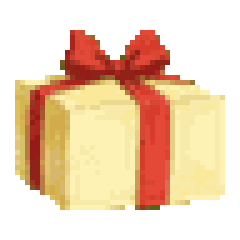
#> input picture characters/kiki/assets/box.gif, 48 x 48 px (shown 5 times larger)
$ python clean_kiki_assets.py
#> lines starting #> are read from the running program, lines starting #| are printed output that depends on the picture
#> in extract_box_png, im is the input picture: PIL image 48x48 P; mean R, G, B, A 116.2, 87.5, 59.9, 131.5
"""
清理琪琪 GIF 边缘绿边，并从 box.gif 导出静态包裹 PNG。

用法（在 doraemon_pet 目录）:
    python -m utils.clean_kiki_assets
"""
from __future__ import annotations

from pathlib import Path

from PIL import Image


ASSETS = Path(__file__).resolve().parent.parent / "characters" / "kiki" / "assets"
# 与 character.json transparent_color 一致
KEY_RGB = (1, 1, 1)


def _is_key_or_transparent(r: int, g: int, b: int, a: int, thr: int = 18) -> bool:
    if a < thr:
        return True
    # near pure key / near-black key
    if r <= 8 and g <= 8 and b <= 8:
        return True
    return False


def _is_fringe_green(r: int, g: int, b: int, a: int) -> bool:
    """高饱和绿 / 抠图绿边（避免误伤裙子上的低饱和橄榄绿需结合邻域）。"""
    if a < 20:
        return False
    # classic chroma / screen green
    if g >= 140 and r <= 120 and b <= 120 and g >= r + 35 and g >= b + 35:
        return True
    if g >= 100 and r <= 90 and b <= 90 and g >= r + 40 and g >= b + 40:
        return True
    # olive fringe often left by bad keys: moderate g dominance near edges
    if g >= 85 and g > r + 28 and g > b + 28 and (r + b) < g + 40:
        return True
    return False


def _neighbors_background(px, w: int, h: int, x: int, y: int) -> bool:
    for dy in (-1, 0, 1):
        for dx in (-1, 0, 1):
            if dx == 0 and dy == 0:
                continue
            nx, ny = x + dx, y + dy
            if nx < 0 or ny < 0 or nx >= w or ny >= h:
                return True
            r, g, b, a = px[nx, ny]
            if _is_key_or_transparent(r, g, b, a):
                return True
    return False


def clean_rgba_frame(im: Image.Image, edge_band: int = 10) -> Image.Image:
    """Edge flood-fill from borders to remove ONLY background green canvas.
    Preserves any internal green pixels (eyes, hair, etc.) because they are not connected to border green.
    """
#> called with edge_band = 4
    fr = im.convert("RGBA")
    w, h = fr.size
#> w = 48; h = 48
    px = fr.load()

    from collections import deque
    visited = set()
    background = set()

    # Flood fill from all border pixels (top, bottom, left, right)
    queue = deque()
    # Top and bottom borders
    for x in range(w):
        queue.append((x, 0))
        queue.append((x, h - 1))
    # Left and right borders
    for y in range(h):
        queue.append((0, y))
        queue.append((w - 1, y))

    while queue:
        x, y = queue.popleft()
        if (x, y) in visited:
            continue
        visited.add((x, y))
        r, g, b, a = px[x, y]
        # Background green is connected green or key
        if _is_fringe_green(r, g, b, a) or _is_key_or_transparent(r, g, b, a):
            background.add((x, y))
            # Add 8-connected neighbors
            for dx in [-1, 0, 1]:
                for dy in [-1, 0, 1]:
                    if dx == 0 and dy == 0:
                        continue
                    nx, ny = x + dx, y + dy
                    if 0 <= nx < w and 0 <= ny < h and (nx, ny) not in visited:
                        queue.append((nx, ny))
#> after the loop, background = 1116 items; visited = 1286 items

    # Set all connected background pixels to key color (transparent)
    for x, y in background:
        px[x, y] = (*KEY_RGB, 0)
#> this loop made 1116 passes
#> (x, y) on passes 1 to 3: (27, 4), (8, 0), (19, 0)

    # Despill for any remaining near-background green cast (keeps internal greens untouched)
    for y in range(h):
        for x in range(w):
            r, g, b, a = px[x, y]
            if _neighbors_background(px, w, h, x, y) and g > r + 15 and g > b + 15 and a > 40:
                ng = min(g, max(r, b) + 12)
                if ng < g:
                    px[x, y] = (r, ng, b, a)

    # Final transparent pass
    for y in range(h):
        for x in range(w):
            r, g, b, a = px[x, y]
            if a < 16:
                px[x, y] = (*KEY_RGB, 0)
    return fr


def frame_to_gif_rgb(fr: Image.Image) -> Image.Image:
    """RGBA → 铺 key 底的 RGB，再转 P（保留透明索引 0）。"""
    rgba = fr.convert("RGBA")
    bg = Image.new("RGBA", rgba.size, (*KEY_RGB, 255))
    composed = Image.alpha_composite(bg, rgba)
    # force near-key low-alpha to exact key
    px = composed.load()
    w, h = composed.size
    for y in range(h):
        for x in range(w):
            r, g, b, a = px[x, y]
            if a < 16 or (r <= 8 and g <= 8 and b <= 8):
                px[x, y] = (*KEY_RGB, 255)
    rgb = composed.convert("RGB")
    # adaptive palette; index 0 reserved roughly for dark key via remapping
    pal = rgb.quantize(colors=255, method=Image.Quantize.MEDIANCUT)
    # ensure key maps close to transparency — rebuild with explicit key at 0
    return _force_key_palette(rgb)


def _force_key_palette(rgb: Image.Image) -> Image.Image:
    """把 KEY_RGB 映射为 palette 索引 0，便于 transparency=0。"""
    # Use adaptive but replace pure-key pixels after
    img = rgb.convert("RGB")
    # paint key pixels as unique marker first? simpler path:
    w, h = img.size
    px = img.load()
    key_set = []
    for y in range(h):
        for x in range(w):
            if px[x, y] == KEY_RGB:
                key_set.append((x, y))
                # temporary bright magenta marker unlikely in art
                px[x, y] = (255, 0, 255)
    pal = img.quantize(colors=255, method=Image.Quantize.MEDIANCUT)
    # find magenta index and key
    pal_rgb = pal.convert("RGB")
    pr = pal_rgb.load()
    # rebuild palette list
    p = pal.getpalette() or []
    # set index 0 to key; remap magenta → 0
    # Actually quantize may put magenta at some index — convert those pixels to 0
    data = list(pal.getdata())
    # find most common color among former key positions
    magenta_idx = None
    if key_set:
        counts: dict[int, int] = {}
        for x, y in key_set:
            idx = pal.getpixel((x, y))
            if isinstance(idx, tuple):
                idx = idx[0]
            counts[idx] = counts.get(idx, 0) + 1
        magenta_idx = max(counts, key=counts.get) if counts else None
    if magenta_idx is not None:
        data = [0 if v == magenta_idx else (v if v != 0 else 1) for v in data]
        # shift old 0 away already handled; set palette[0]=key
    # Build new P image
    out = Image.new("P", (w, h))
    palette = [0] * (256 * 3)
    src_pal = pal.getpalette() or [0] * (256 * 3)
    for i in range(256):
        palette[i * 3 : i * 3 + 3] = src_pal[i * 3 : i * 3 + 3]
    palette[0:3] = list(KEY_RGB)
    if magenta_idx is not None and magenta_idx != 0:
        # keep others
        pass
    out.putpalette(palette)
    out.putdata(data)
    return out


def clean_and_save_gif(path: Path) -> dict:
    im = Image.open(path)
    n = getattr(im, "n_frames", 1)
#> n = 8
    durations: list[int] = []
    cleaned: list[Image.Image] = []
    removed = 0
    for i in range(n):
        im.seek(i)
        dur = int(im.info.get("duration", 120) or 120)
        if dur < 20:
            dur = 120
        durations.append(dur)
        raw = im.convert("RGBA")
        before = _count_fringe(raw)
        fr = clean_rgba_frame(raw)
        after = _count_fringe(fr)
        removed += max(0, before - after)
        cleaned.append(frame_to_gif_rgb(fr))
#> this loop made 8 passes
#> pass 1, in frame_to_gif_rgb, `composed = Image.alpha_composite(bg, rgba)`:
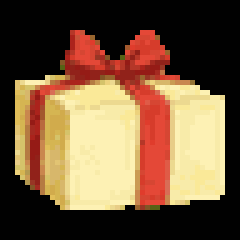
#> composed: PIL image 48x48 RGBA (shown 5 times larger); mean R, G, B, A 116.2, 87.5, 59.9, 255
#> pass 1, in _force_key_palette, `pal = img.quantize(colors=255, method=Image.Quantize.MEDIANCUT)`:
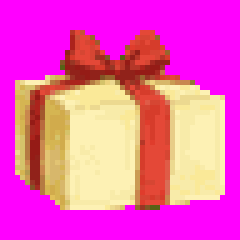
#> pal: PIL image 48x48 P (shown 5 times larger); mean R, G, B 239.3, 87, 182.9
#> after the loop:
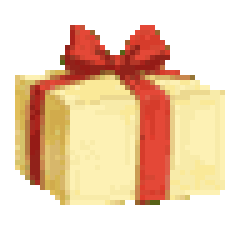
#> fr: PIL image 48x48 RGBA (shown 5 times larger); mean R, G, B, A 116.2, 87.5, 59.9, 131.5; transparent parts drawn white

    cleaned[0].save(
        path,
        save_all=True,
        append_images=cleaned[1:],
        duration=durations if len(set(durations)) > 1 else durations[0],
        loop=0,
        transparency=0,
        disposal=2,
        optimize=False,
    )
    return {"file": path.name, "frames": n, "fringe_removed_est": removed}


def _count_fringe(im: Image.Image) -> int:
    px = im.convert("RGBA").load()
    w, h = im.size
    n = 0
    for y in range(h):
        for x in range(w):
            r, g, b, a = px[x, y]
            if _is_fringe_green(r, g, b, a) and (
                x < 10 or y < 10 or x >= w - 10 or y >= h - 10 or _neighbors_background(px, w, h, x, y)
            ):
                n += 1
    return n


def clean_png(path: Path) -> dict:
    raw = Image.open(path).convert("RGBA")
    before = _count_fringe(raw)
    fr = clean_rgba_frame(raw)
    after = _count_fringe(fr)
    # save with real alpha (PNG)
    fr.save(path)
    return {"file": path.name, "fringe_removed_est": max(0, before - after)}


def extract_box_png() -> dict:
    box_gif = ASSETS / "box.gif"
    if not box_gif.exists():
        return {"file": "box.gif", "error": "missing"}
    im = Image.open(box_gif)
    im.seek(0)
    fr = clean_rgba_frame(im.convert("RGBA"), edge_band=4)
    # food.png + box.png aliases
    food_path = ASSETS / "food.png"
    box_path = ASSETS / "box.png"
    fr.save(food_path)
    fr.save(box_path)
    return {"file": "food.png/box.png", "size": fr.size}


def ensure_hungry_png() -> dict:
    src = ASSETS / "hungry_0.png"
    dst = ASSETS / "hungry.png"
    if dst.exists():
        return clean_png(dst)
    if src.exists():
        fr = clean_rgba_frame(Image.open(src).convert("RGBA"))
        fr.save(dst)
        return {"file": "hungry.png", "from": "hungry_0.png"}
    return {"file": "hungry.png", "error": "missing source"}


def main() -> None:
    if not ASSETS.is_dir():
        raise SystemExit(f"assets missing: {ASSETS}")

    results = []
    results.append(extract_box_png())
    results.append(ensure_hungry_png())

    for gif in sorted(ASSETS.glob("*.gif")):
        print(f"cleaning {gif.name} …")
        results.append(clean_and_save_gif(gif))

    for png_name in ("idle.png", "focus.png", "drink.png", "fly.png", "preview.png", "timemachine.png", "food.png", "box.png", "hungry.png"):
        p = ASSETS / png_name
        if p.exists():
            results.append(clean_png(p))

    for r in results:
        print(r)
#> this loop made 5 passes
#> r on passes 1 to 5: {'file': 'food.png/box.png', 'size': (48, 48)}, {'file': 'hungry.png', 'error': 'missing source'}, {'file': 'box.gif', 'frames': 8, 'fringe_removed_est': 0}, {'file': 'food.png', 'fringe_removed_est': 0}, {'file': 'box.png', 'fringe_removed_est': 0}
#| {'file': 'food.png/box.png', 'size': (48, 48)}
#| {'file': 'hungry.png', 'error': 'missing source'}
#| {'file': 'box.gif', 'frames': 8, 'fringe_removed_est': 0}
#| {'file': 'food.png', 'fringe_removed_est': 0}
#| {'file': 'box.png', 'fringe_removed_est': 0}


if __name__ == "__main__":
    main()
